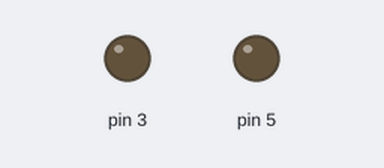
Simulated run of this sketch. Board: Arduino Uno, built with avr-gcc and run on an emulated ATmega328P. On the bench: output pins drawn as LEDs (lit = HIGH). What the sketch prints to the serial monitor is not drawn.

Above: at 0.15 s.
Timing chart, 0 to 40.0 s (numbered marks = the images above):
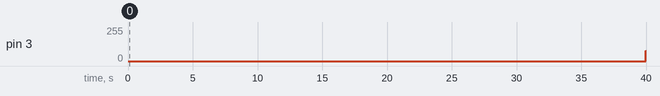

Measured:
- by itself, pin 3: 0/255 → 78/255 at 40.0 s

The sketch:

pwm.ino
```cpp
// PWM 방식
// 디지털출력이지만 값을 아날로그화 시켜 출력하는 방식
// PWM PIN 3,5,6,10,11 (UNO)
// analogWrite(pin, value)
// pin : PWM파형이 출력될 핀의 번호
// value : 0 ~255 파형의세기

// LED 밝기를 조절하는 예제
void setup() {
  Serial.begin(9600); // Serial 통신 9600baud rate(초당 9600비트의 통신속도)
  pinMode(3, OUTPUT);
  pinMode(5, OUTPUT);
}

void loop() {
  for(int i = 0; i < 256; i++){
    Serial.println(i);
    analogWrite(3, i);
    delay(5);
  }

  for(int i = 254; i >= 0; i--){
    Serial.println(i);
    analogWrite(3, i);
    delay(5);
  }
}
```
